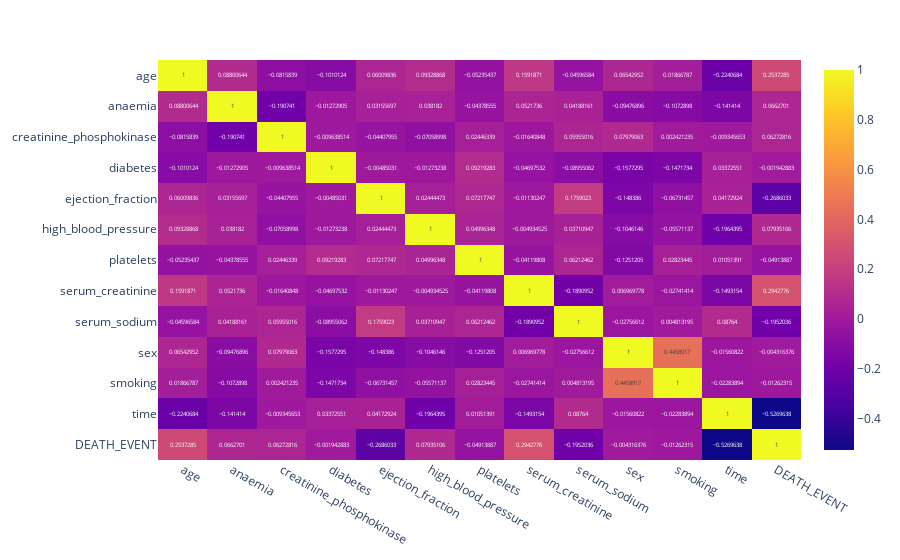

The notebook cell this image was saved under:
### Code cell
corr = df_scaled.corr()
px.imshow(corr, text_auto=True, aspect='auto')

### Figure 1 — Plotly figure (JSON) as saved in the notebook; plotly's stock layout.template omitted (floating-point values rounded to 4 significant figures; data arrays with more than 128 entries replaced by an {"elided": "..."} marker saying what was removed)
{"data": [{"coloraxis": "coloraxis", "hovertemplate": "x: %{x}<br>y: %{y}<br>color: %{z}<extra></extra>", "name": "0", "texttemplate": "%{z}", "type": "heatmap", "x": ["age", "anaemia", "creatinine_phosphokinase", "diabetes", "ejection_fraction", "high_blood_pressure", "platelets", "serum_creatinine", "serum_sodium", "sex", "smoking", "time", "DEATH_EVENT"], "xaxis": "x", "y": ["age", "anaemia", "creatinine_phosphokinase", "diabetes", "ejection_fraction", "high_blood_pressure", "platelets", "serum_creatinine", "serum_sodium", "sex", "smoking", "time", "DEATH_EVENT"], "yaxis": "y", "z": {"elided": "13x13 float values"}}], "layout": {"autosize": true, "coloraxis": {"colorscale": [[0, "#0d0887"], [0.1111, "#46039f"], [0.2222, "#7201a8"], [0.3333, "#9c179e"], [0.4444, "#bd3786"], [0.5556, "#d8576b"], [0.6667, "#ed7953"], [0.7778, "#fb9f3a"], [0.8889, "#fdca26"], [1, "#f0f921"]]}, "margin": {"t": 60}, "xaxis": {"anchor": "y", "autorange": true, "domain": [0, 1], "range": [-0.5, 12.5], "type": "category"}, "yaxis": {"anchor": "x", "autorange": true, "domain": [0, 1], "range": [12.5, -0.5], "type": "category"}}}
